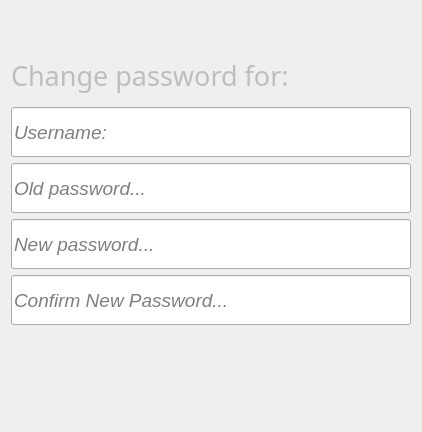
      <widget class="QWidget" name="tab_9">
       <attribute name="title">
        <string>Page</string>
       </attribute>
       <layout class="QVBoxLayout" name="verticalLayout_2">
        <item>
         <spacer name="verticalSpacer_9">
          <property name="orientation">
           <enum>Qt::Vertical</enum>
          </property>
          <property name="sizeHint" stdset="0">
           <size>
            <width>20</width>
            <height>40</height>
           </size>
          </property>
         </spacer>
        </item>
        <item alignment="Qt::AlignHCenter">
         <widget class="QLabel" name="access_label_5">
          <property name="enabled">
           <bool>false</bool>
          </property>
          <property name="minimumSize">
           <size>
            <width>400</width>
            <height>50</height>
           </size>
          </property>
          <property name="maximumSize">
           <size>
            <width>400</width>
            <height>50</height>
           </size>
          </property>
          <property name="font">
           <font>
            <family>Bahnschrift</family>
            <pointsize>20</pointsize>
           </font>
          </property>
          <property name="text">
           <string>&lt;html&gt;&lt;head/&gt;&lt;body&gt;&lt;p&gt;Change password for:&lt;/p&gt;&lt;/body&gt;&lt;/html&gt;</string>
          </property>
         </widget>
        </item>
        <item alignment="Qt::AlignHCenter">
         <widget class="QLineEdit" name="username_read_3">
          <property name="minimumSize">
           <size>
            <width>400</width>
            <height>50</height>
           </size>
          </property>
          <property name="maximumSize">
           <size>
            <width>600</width>
            <height>16777215</height>
           </size>
          </property>
          <property name="font">
           <font>
            <pointsize>14</pointsize>
            <italic>true</italic>
           </font>
          </property>
          <property name="toolTip">
           <string/>
          </property>
          <property name="whatsThis">
           <string/>
          </property>
          <property name="echoMode">
           <enum>QLineEdit::Normal</enum>
          </property>
          <property name="readOnly">
           <bool>false</bool>
          </property>
          <property name="placeholderText">
           <string>Username:</string>
          </property>
          <property name="clearButtonEnabled">
           <bool>true</bool>
          </property>
         </widget>
        </item>
        <item alignment="Qt::AlignHCenter">
         <widget class="QLineEdit" name="old_password">
          <property name="minimumSize">
           <size>
            <width>400</width>
            <height>50</height>
           </size>
          </property>
          <property name="maximumSize">
           <size>
            <width>600</width>
            <height>16777215</height>
           </size>
          </property>
          <property name="font">
           <font>
            <pointsize>14</pointsize>
            <italic>true</italic>
           </font>
          </property>
          <property name="toolTip">
           <string/>
          </property>
          <property name="whatsThis">
           <string/>
          </property>
          <property name="echoMode">
           <enum>QLineEdit::Password</enum>
          </property>
          <property name="readOnly">
           <bool>false</bool>
          </property>
          <property name="placeholderText">
           <string>Old password...</string>
          </property>
          <property name="clearButtonEnabled">
           <bool>true</bool>
          </property>
         </widget>
        </item>
        <item alignment="Qt::AlignHCenter">
         <widget class="QLineEdit" name="new_password">
          <property name="minimumSize">
           <size>
            <width>400</width>
            <height>50</height>
           </size>
          </property>
          <property name="maximumSize">
           <size>
            <width>600</width>
            <height>16777215</height>
           </size>
          </property>
          <property name="font">
           <font>
            <pointsize>14</pointsize>
            <italic>true</italic>
           </font>
          </property>
          <property name="toolTip">
           <string/>
          </property>
          <property name="whatsThis">
           <string/>
          </property>
          <property name="echoMode">
           <enum>QLineEdit::Password</enum>
          </property>
          <property name="placeholderText">
           <string>New password...</string>
          </property>
          <property name="clearButtonEnabled">
           <bool>true</bool>
          </property>
         </widget>
        </item>
        <item alignment="Qt::AlignHCenter">
         <widget class="QLineEdit" name="new_password2">
          <property name="minimumSize">
           <size>
            <width>400</width>
            <height>50</height>
           </size>
          </property>
          <property name="maximumSize">
           <size>
            <width>600</width>
            <height>16777215</height>
           </size>
          </property>
          <property name="font">
           <font>
            <pointsize>14</pointsize>
            <italic>true</italic>
           </font>
          </property>
          <property name="echoMode">
           <enum>QLineEdit::Password</enum>
          </property>
          <property name="placeholderText">
           <string>Confirm New Password...</string>
          </property>
          <property name="clearButtonEnabled">
           <bool>true</bool>
          </property>
         </widget>
        </item>
        <item alignment="Qt::AlignHCenter">
         <widget class="QPushButton" name="change_password_button_2">
          <property name="enabled">
           <bool>true</bool>
          </property>
          <property name="minimumSize">
           <size>
            <width>200</width>
            <height>50</height>
           </size>
          </property>
          <property name="maximumSize">
           <size>
            <width>200</width>
            <height>50</height>
           </size>
          </property>
          <property name="font">
           <font>
            <family>Bahnschrift</family>
            <pointsize>15</pointsize>
           </font>
          </property>
          <property name="cursor">
           <cursorShape>PointingHandCursor</cursorShape>
          </property>
          <property name="styleSheet">
           <string notr="true">border-radius: 20px</string>
          </property>
          <property name="text">
           <string/>
          </property>
          <property name="icon">
           <iconset>
            <normaloff>Icons/488911000.png</normaloff>Icons/488911000.png</iconset>
          </property>
          <property name="iconSize">
           <size>
            <width>32</width>
            <height>32</height>
           </size>
          </property>
          <property name="autoRepeat">
           <bool>false</bool>
          </property>
          <property name="autoExclusive">
           <bool>false</bool>
          </property>
         </widget>
        </item>
        <item>
         <spacer name="verticalSpacer_8">
          <property name="orientation">
           <enum>Qt::Vertical</enum>
          </property>
          <property name="sizeHint" stdset="0">
           <size>
            <width>20</width>
            <height>40</height>
           </size>
          </property>
         </spacer>
        </item>
       </layout>
      </widget>
